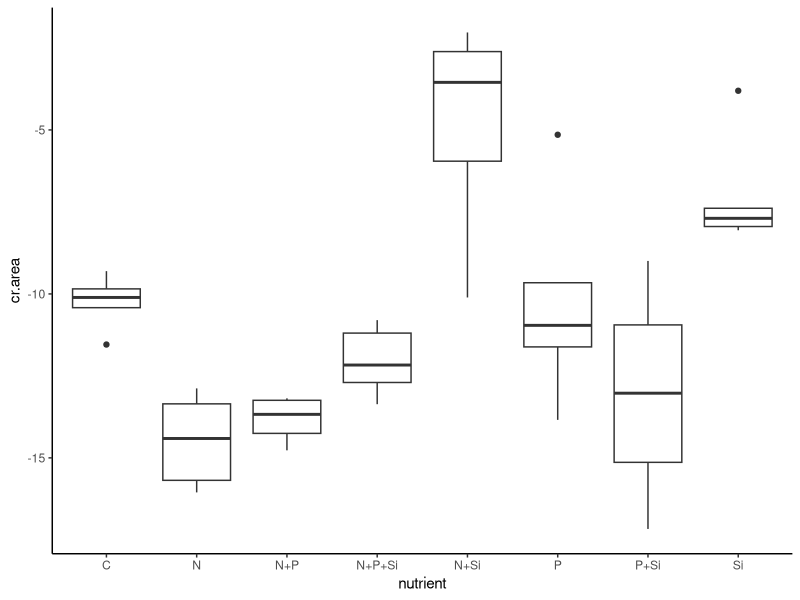
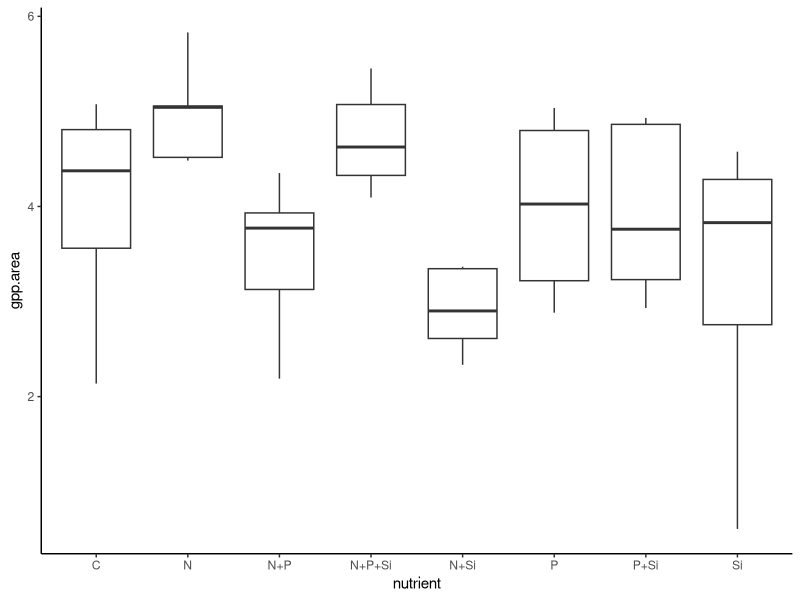
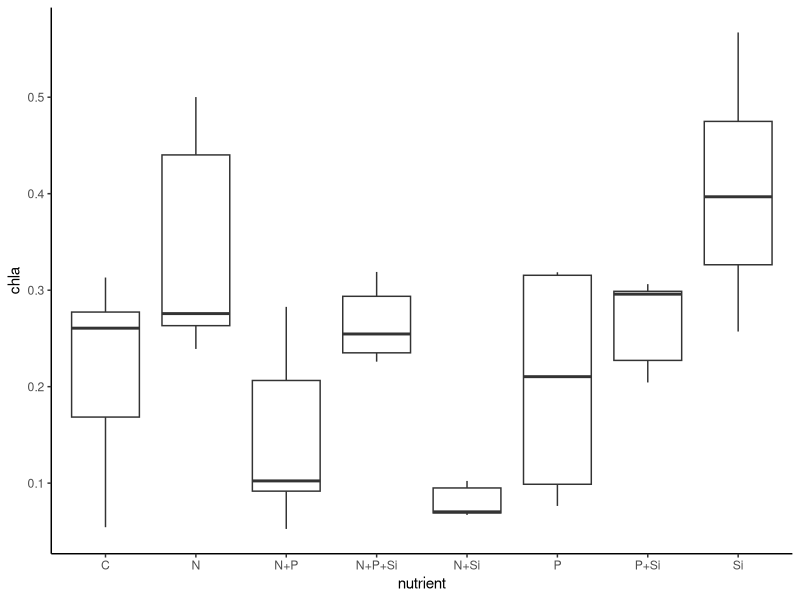
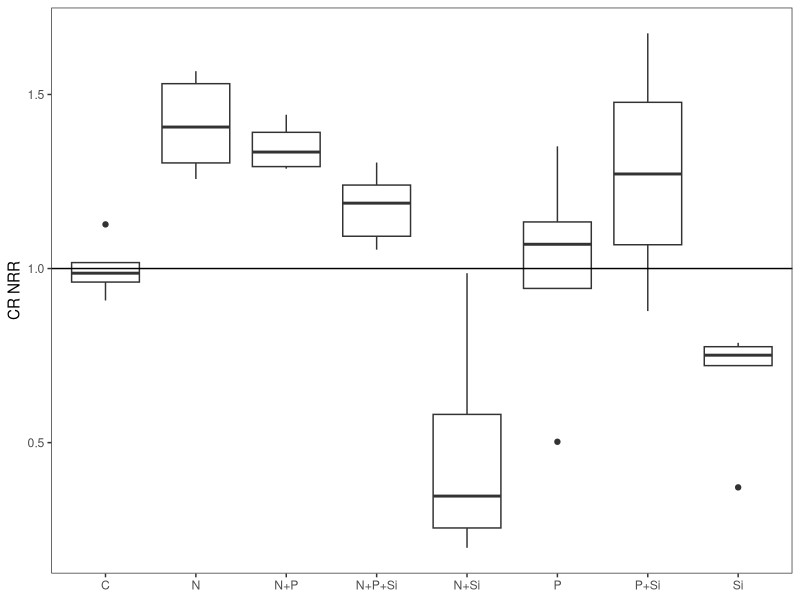
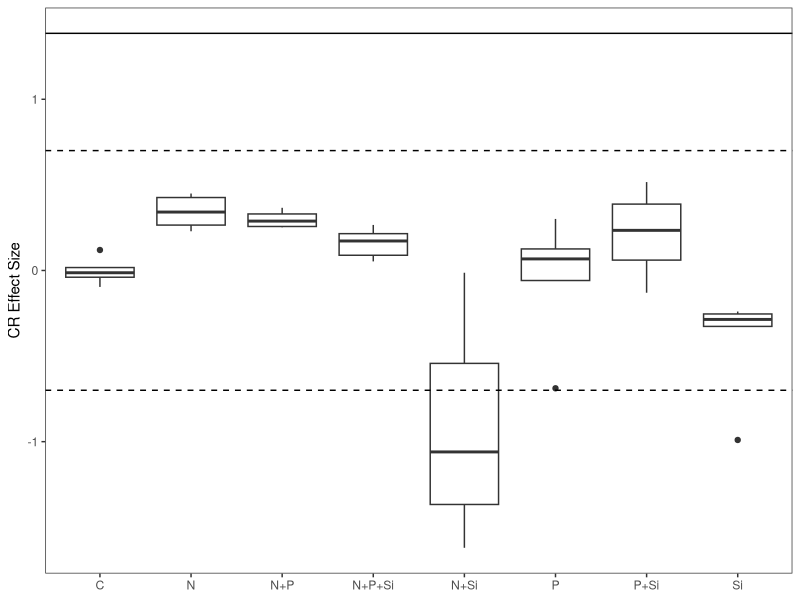
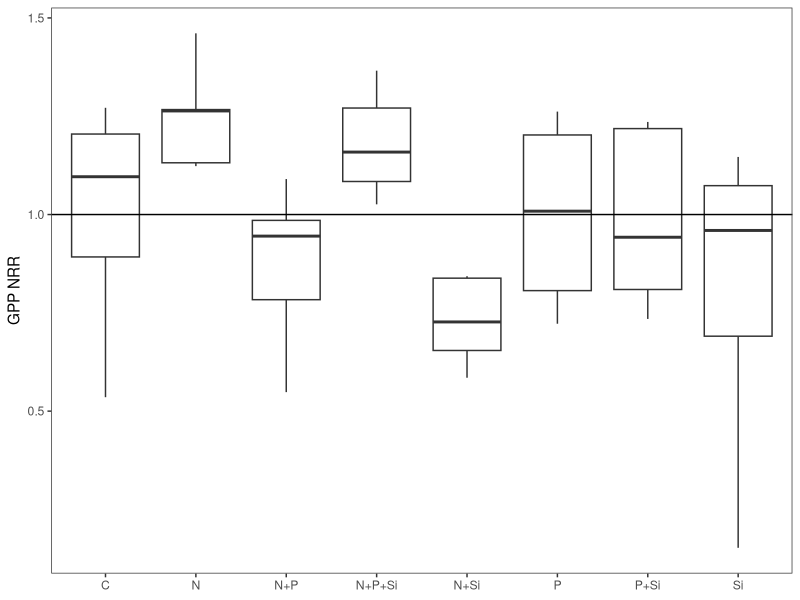
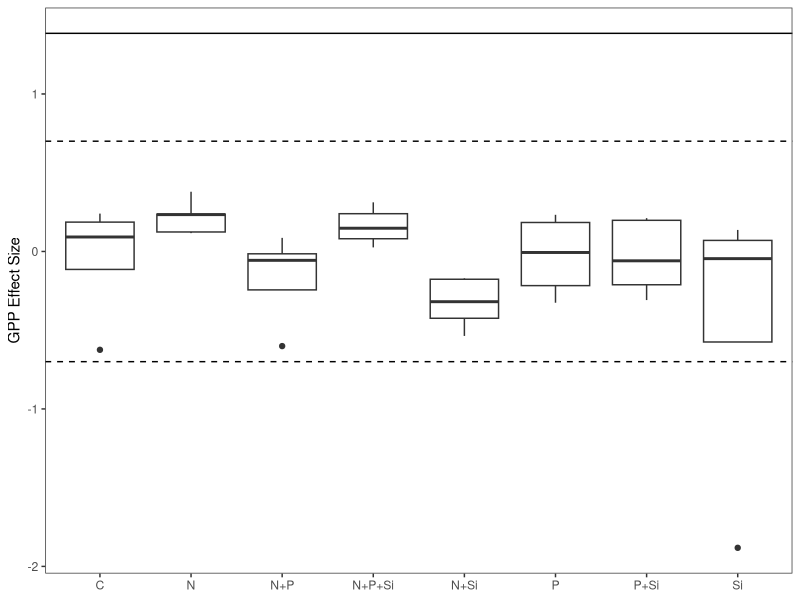
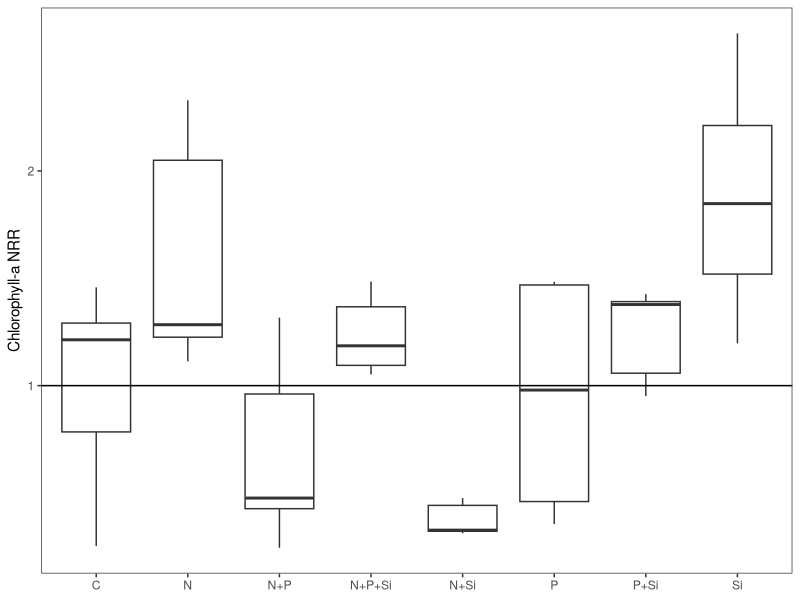

The R source for these figures, in order: (Note: this script raises an error after producing the figures.)
#Author:  Clay Arango
#Creation date: 10-Feb-19
#Script to analyze NDS data from Summer 2018 WSB work with S. Roley and A. Alexiades

#packages
install.packages("nlme")
install.packages("nortest")
install.packages("plyr")
install.packages("dplyr")
install.packages("multcomp")
install.packages("MASS")
install.packages("ggplot2")
library(nlme)
library(nortest)
library(plyr)
library(dplyr)
library(multcomp)
library(MASS)
library(ggplot2)

#Load data
roza_fall <- read.table(file="roza_fall.csv", header=T, sep=",")

#set variable
d = roza_fall

#evaluate data to make sure factors are correct
names(d)

unique(d$nutrient) #control, N, NP, NPSi, NSi, P, PSi, Si
unique(d$N) #should be 0 and 1
unique(d$P) #should be 0 and 1
unique(d$Si) #should be 0 and 1
unique(d$top) #should be "sponge" and "glass"
#if need to change, use recode function below. 
d$top<-recode(d$top, "cellulose" ="sponge")
str(d)

#convert N and P and Si values (0 or 1 for absence or presence) to factors
d$N<-as.factor(d$N)
d$P<-as.factor(d$P)
d$Si<-as.factor(d$Si)
str(d)

#subset data into gpp and cr response
d.cr = subset(d, top=="sponge", data=d)
d.gpp = subset(d, top=="glass", data=d)

#check for outliers and check data entry before calculating CR-NRR
ggplot(d.cr, aes(x=nutrient, y=cr.area)) + geom_boxplot() + theme_classic()
#J8 and G3 are entered correctly, controls look OK
#J8 and G3 might need to be removed
#G4, J1 missing in field

#calculate nrr for cr
x<-ddply(d.cr, "nutrient", summarise, ave_cr = mean(cr.area, na.rm=T)) 
x
d.cr$cr.nrr = d.cr$cr.area/-10.244565 #divide by control ave_cr

#check for outliers and check data entry before calculating GPP- and chla-NRR
ggplot(d.gpp, aes(x=nutrient, y=gpp.area)) + geom_boxplot() + theme_classic()
#no outliers
#F3, J7 missing in field
ggplot(d.gpp, aes(x=nutrient, y=chla)) + geom_boxplot() + theme_classic()
#no outliers
#F3, J7 missing in field

#substitute b.d. chlorophyll with 1/2 detection limit using
#3*SD(y/x)/slope, where SD(y/x) is standard error of the chlorophyll regression
#make vectors for the x (chla) and y (RFU) values found in spreadsheet
#y = c(4.76, 399.36, 760.83, 1244.42, 3162.66, 5616.53)
#x = c(0, 0.025, 0.05, 0.1, 0.25, 0.5)
#summary(lm(y~x))
#chlabd = (345.52/11181.76)/2

#calculate nrr for gpp and chla
x<- ddply(d.gpp, "nutrient", summarise, ave_gpp = mean(gpp.area, na.rm=T), ave_chla = mean(chla, na.rm=T)) 
x
d.gpp$gpp.nrr = d.gpp$gpp.area/3.991310 #divide by control ave_gpp
d.gpp$chla.nrr = d.gpp$chla/0.21477638 #divide by control ave_chla
#use to exclude outliers
#x1<- ddply(subset(d.gpp, !(nds.id=="F6")), "nutrient", summarise, ave_chla = mean(chla_ug_cm2, na.rm=T)) 
#x1
#d.gpp$chla.nrr_1<-d.gpp$chla_ug_cm2/2.700340

#combine into one file and export
d.cr$chla.nrr<-NA
#d.cr$chla.nrr_1<-NA#for excluded outliers
d.cr$gpp.nrr<-NA
d.gpp$cr.nrr<-NA
d.nrr<-rbind(d.cr, d.gpp)
d.nrr$site.date<-"roza_fall"
d.nrr$gpp.es<-log(d.nrr$gpp.nrr)
d.nrr$cr.es<-log(d.nrr$cr.nrr)
d.nrr$chla.es<-log(d.nrr$chla.nrr)

write.table(d.nrr, "roza_fall_nrr.csv",  sep=",", quote=F, row.names =F)

###############
#plots of NRR
##############
ggplot(data=subset(d.cr, !(nutrient=="control")), aes(x=nutrient, y=cr.nrr))+geom_boxplot()+theme_bw()+
  ylab("CR NRR")+geom_abline(slope = 0, intercept = 1)+
  theme(axis.title.x=element_blank(), panel.grid.minor=element_blank(), panel.grid.major=element_blank())
#N limitation, possible P+Si secondary limitation

ggplot(data=subset(d.nrr, (top=="sponge")), aes(x=nutrient, y=cr.es))+geom_boxplot()+theme_bw()+
  ylab("CR Effect Size")+geom_hline(yintercept = 0.7, lty="dashed")+ geom_hline(yintercept = -0.7, lty="dashed")+
  geom_hline(yintercept = 1.385)+
  theme(axis.title.x=element_blank(), panel.grid.minor=element_blank(), panel.grid.major=element_blank())
#nothing over 1.385, so no significance?

ggplot(data=subset(d.gpp, !(nutrient=="control")), aes(x=nutrient, y=gpp.nrr))+geom_boxplot()+theme_bw()+
  ylab("GPP NRR")+geom_abline(slope = 0, intercept = 1)+
  theme(axis.title.x=element_blank(), panel.grid.minor=element_blank(), panel.grid.major=element_blank())
#possible N limitation (but not NP), likely no limitation (i.e., light?)

ggplot(data=subset(d.nrr, top =="glass"),aes(x=nutrient, y=gpp.es))+geom_boxplot()+theme_bw()+
  ylab("GPP Effect Size")+geom_hline(yintercept = 0.7, lty="dashed")+
  geom_hline(yintercept = -0.7, lty="dashed")+ geom_hline(yintercept = 1.385)+
  theme(axis.title.x=element_blank(), panel.grid.minor=element_blank(), panel.grid.major=element_blank())
#nothing over 1.385 so no significance?

ggplot(data=subset(d.gpp, !(nutrient=="control")), aes(x=nutrient, y=chla.nrr))+geom_boxplot()+theme_bw()+
  ylab("Chlorophyll-a NRR")+geom_abline(slope = 0, intercept = 1)+ 
  theme(axis.title.x=element_blank(), panel.grid.minor=element_blank(), panel.grid.major=element_blank())
#possible N limitation (but not NP), possible Si secondary limitation

ggplot(data=subset(d.nrr, (top=="glass")), aes(x=nutrient, y=chla.es))+geom_boxplot()+theme_bw()+
  ylab("Chla Effect Size")+ geom_hline(yintercept = 0.7, lty="dashed")+ geom_hline(yintercept = -0.7, lty="dashed")+    
  geom_hline(yintercept = 1.385)+
  theme(axis.title.x=element_blank(), panel.grid.minor=element_blank(), panel.grid.major=element_blank())
#nothing over 1.385 so no significance?

##########
#NRR Summary Files
#########

GPP_sum<-ddply(d.gpp, "nutrient", summarise, ave_nrr.gpp=mean(gpp.nrr, na.rm=T), sd_nrr.gpp=sd(gpp.nrr, na.rm=T), 
               se_nrr.gpp =(sd(gpp.nrr)/sqrt(sum(!is.na(gpp.nrr)))), 
               ci95_nrr.gpp = (1.96*(sd(gpp.nrr)/sqrt(sum(!is.na(gpp.nrr))))),
               ave_nrr.chla=mean(chla.nrr, na.rm=T), sd_nrr.chla=sd(chla.nrr, na.rm=T), 
               se_nrr.chla =(sd(chla.nrr)/sqrt(sum(!is.na(chla.nrr)))), 
               ci95_nrr.chla = (1.96*(sd(chla.nrr)/sqrt(sum(!is.na(chla.nrr))))))
CR_sum<-ddply(d.cr, "nutrient", summarise, ave_nrr.cr=mean(cr.nrr, na.rm=T), sd_nrr.cr=sd(cr.nrr, na.rm=T), 
              se_nrr.cr =(sd(cr.nrr)/sqrt(sum(!is.na(cr.nrr)))), 
              ci95_nrr.cr = (1.96*(sd(cr.nrr)/sqrt(sum(!is.na(cr.nrr))))))

#now combine into one and export
d.sum<-merge(GPP_sum, CR_sum, by="nutrient")
d.sum$site_date<-"roza_fall"
write.table(d.sum, "roza_fall_summ.csv",  sep=",", quote=F, row.names=F)

############################################################
#analyze RESPIRATION data
############################################################

M1<-gls(cr.area~N*P*Si, data=d.cr, na.action=na.omit)
E1<-residuals(M1)
qqnorm(E1)
qqline(E1)
ad.test(E1)
   #residuals are normally distributed, p=0.1036
hist(E1)  
plot(M1)

plot(filter(d.cr, !is.na(cr.area)) %>% dplyr::select(nutrient), 
     E1, xlab="nutrient", ylab="Residuals")
bartlett.test(cr.area~nutrient, data=d.cr)
   #variance test is not equal, p=0.02481

anova(M1)
  
x <- group_by(d.cr, nutrient) %>%  # Grouping function causes subsequent functions to aggregate by season and reach
  summarize(cr.mean = abs(mean(cr.area, na.rm = TRUE)), # na.rm = TRUE to remove missing values
            cr.sd=abs(sd(cr.area, na.rm = TRUE)),  # na.rm = TRUE to remove missing values
            n = sum(!is.na(cr.area)), # of observations, excluding NAs. 
            cr.se=cr.sd/sqrt(n))

ggplot(data=x, aes(x=nutrient, y=cr.mean)) + 
  geom_bar(stat="identity", position=position_dodge(), color = "black") + 
  geom_errorbar(aes(ymin=cr.mean, ymax=cr.mean+cr.se), width=0.2, 
                position=position_dodge(0.9)) + 
  xlab("Nutrient") +
  ylab(expression(Respiration~(ug~O[2]~m^{-2}~h^{-1}))) +
  ylim(0,20) +
  labs(fill="Light") +
  theme_bw() +
  theme(panel.grid.major=element_blank(),
        panel.grid.minor=element_blank(),
        legend.title=element_text(size=6),
        legend.key=element_blank(), 
        legend.position=c(0.5,0.95), 
        legend.text=element_text(size=8), 
        legend.background=element_blank(), 
        legend.direction="horizontal", 
        legend.key.size=unit(0.3, "cm"), 
        axis.title.y=element_text(size=8), 
        axis.title.x=element_text(size=8), 
        axis.text.x=element_text(size=8))

#ggsave('output/figures/Roza_summer.tiff',
#       units="in",
#       width=3.25,
#       height=3.25,
#       dpi=1200,
#       compression="lzw")

#summarize nrr
x <- group_by(d.cr, nutrient) %>%  # Grouping function causes subsequent functions to aggregate by season and reach
  summarize(cr.mean = abs(mean(cr.nrr, na.rm = TRUE)), # na.rm = TRUE to remove missing values
            cr.sd=abs(sd(cr.nrr, na.rm = TRUE)),  # na.rm = TRUE to remove missing values
            n = sum(!is.na(cr.nrr)), # of observations, excluding NAs. 
            cr.se=cr.sd/sqrt(n))

############################################################
#analyze the PRODUCTION data
############################################################

M1<-gls(gpp.area~N*P*Si, data=d.gpp, na.action=na.omit) 
E1<-residuals(M1)
qqnorm(E1)
qqline(E1)
ad.test(E1)
   #residuals are normal, p=0.2136

hist(E1, xlab="residuals", main="")
plot(M1)

plot(filter(d.gpp, !is.na(gpp.area)) %>% dplyr::select(nutrient), 
     E1, xlab="nutrient", ylab="Residuals")
bartlett.test(gpp.area~nutrient, data=d.gpp)
   #variances are equal, p=0.2004

anova(M1)
  
x <- group_by(d.gpp, nutrient) %>%  # Grouping function causes subsequent functions to aggregate by season and reach
  summarize(gpp.mean = abs(mean(gpp.area, na.rm = TRUE)), # na.rm = TRUE to remove missing values
            gpp.sd=abs(sd(gpp.area, na.rm = TRUE)),  # na.rm = TRUE to remove missing values
            n = sum(!is.na(gpp.area)), # of observations, excluding NAs. 
            gpp.se=gpp.sd/sqrt(n))

ggplot(data=x, aes(x=nutrient, y=gpp.mean)) + 
  geom_bar(stat="identity", position=position_dodge(), color = "black") + 
  geom_errorbar(aes(ymin=gpp.mean, ymax=gpp.mean+gpp.se), width=0.2, 
                position=position_dodge(0.9)) + 
  xlab("Nutrient") +
  ylab(expression(Production~(ug~O[2]~m^{-2}~h^{-1}))) +
  labs(fill="Light") +
  theme_bw() +
  theme(panel.grid.major=element_blank(),
        panel.grid.minor=element_blank(), 
        legend.title=element_text(size=6), 
        legend.key=element_blank(),  
        legend.position=c(0.5,0.95),  
        legend.text=element_text(size=8),  
        legend.background=element_blank(),  
        legend.direction="horizontal",  
        legend.key.size=unit(0.3, "cm"),  
        axis.title.y=element_text(size=8),  
        axis.title.x=element_text(size=8),  
        axis.text.x=element_text(size=8))

#ggsave('output/figures/gppByNutrient.tiff',
#       units="in",
#       width=3.25,
#       height=3.25,
#       dpi=1200,
#       compression="lzw")

#summarize nrr
x <- group_by(d.gpp, nutrient) %>%  # Grouping function causes subsequent functions to aggregate by season and reach
  summarize(gpp.mean = abs(mean(gpp.nrr, na.rm = TRUE)), # na.rm = TRUE to remove missing values
            gpp.sd=abs(sd(gpp.nrr, na.rm = TRUE)),  # na.rm = TRUE to remove missing values
            n = sum(!is.na(gpp.nrr)), # of observations, excluding NAs. 
            gpp.se=gpp.sd/sqrt(n))

############################################################
#analyze the CHL-A biomass on disks

M1<-gls(chla~N*P*Si, data=d.gpp, na.action=na.omit) 
E1<-residuals(M1)
qqnorm(E1)
qqline(E1)
ad.test(E1)
#residuals are normal, p=0.9033

hist(E1, xlab="residuals", main="")
plot(M1)

plot(filter(d.gpp, !is.na(gpp.area)) %>% dplyr::select(nutrient), 
     E1, xlab="nutrient", ylab="Residuals")
bartlett.test(gpp.area~nutrient, data=d.gpp)
#variances are equal, p=0.2004

anova(M1)
